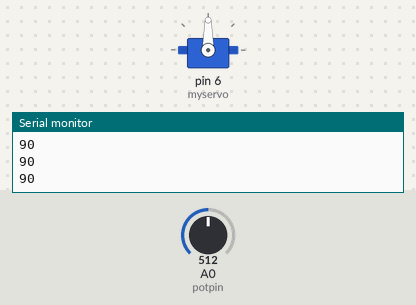
The sketch below on a simulated Arduino Uno, built with avr-gcc and run on an emulated ATmega328P. Shown: servo, the last lines printed to the serial monitor. Inputs (shaded band) come from the test bench; at power-on: A0 (potpin) = 512.

Above: at 1.2 s.
1.3 s: A0 (potpin) set to 716
At 2.0 s:
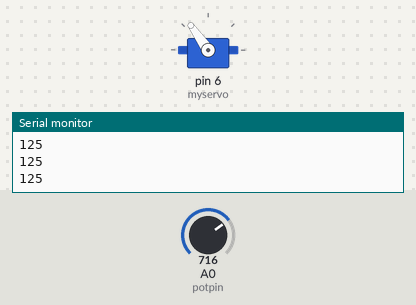
2.8 s: A0 (potpin) set to 900
At 3.3 s:
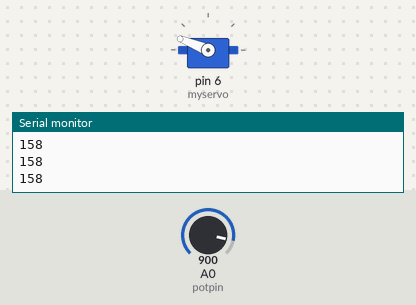
4.3 s: A0 (potpin) set to 1023
At 5.5 s:
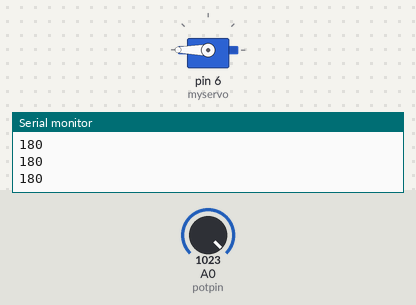
5.8 s: A0 (potpin) set to 306
At 7.0 s:
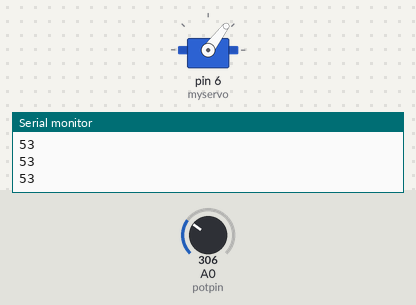
7.3 s: A0 (potpin) set to 122
At 8.3 s:
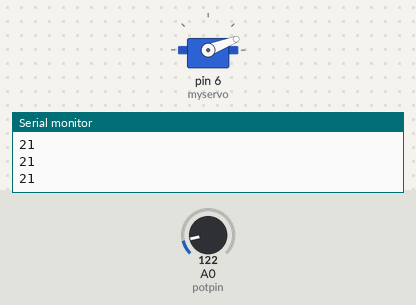
8.8 s: A0 (potpin) set to 0
At 9.6 s:
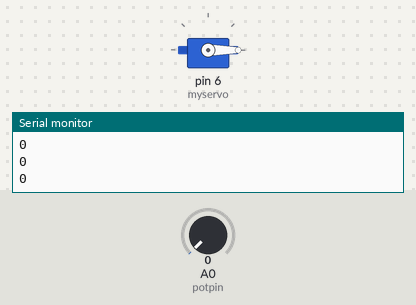
Timing chart, 0 to 11.3 s (numbered marks = the images above; inputs shaded):
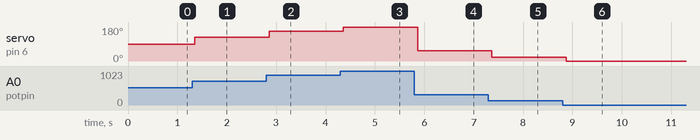

The sketch:

servomotorpoten.ino
```cpp
#include <Servo.h>
Servo myservo; // 서보 오브젝트를 생성
// myservo는 변경할 수 있음
int potpin = 0;
int val;
void setup()
{
myservo.attach(6); // 11번에 모터를 연결
Serial.begin(9600);
}
void loop()
{
val = analogRead(potpin);
// 포텐쇼미터로부터 값을 읽음
val = map(val, 0, 1023, 0, 180);
// 읽은 값 (0~1023)을 0~179로 매칭시킴

myservo.write(val); // 모터를 회전시킴
Serial.println(val);
delay(150);
}
```

Measured:
- after the input at 1.3 s, servo on pin 6 (myservo): 90° → 125° after 0.05 s
- after the input at 2.8 s, servo on pin 6 (myservo): 125° → 158° after 0.06 s
- after the input at 4.3 s, servo on pin 6 (myservo): 158° → 180° after 0.06 s
- after the input at 5.8 s, servo on pin 6 (myservo): 180° → 53° after 0.07 s
- after the input at 7.3 s, servo on pin 6 (myservo): 53° → 21° after 0.07 s
- after the input at 8.8 s, servo on pin 6 (myservo): 21° → 0° after 0.07 s
